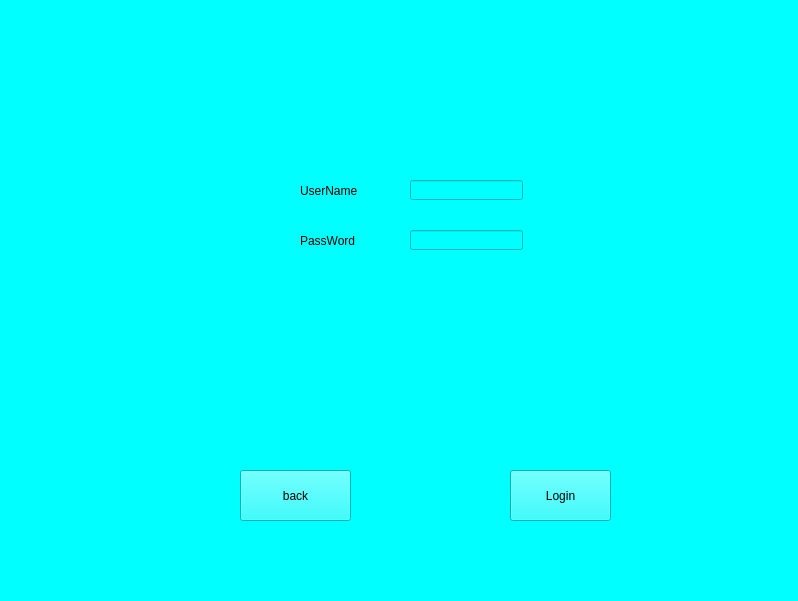
<?xml version="1.0" encoding="UTF-8"?>
<ui version="4.0">
 <class>Login</class>
 <widget class="QMainWindow" name="Login">
  <property name="geometry">
   <rect>
    <x>0</x>
    <y>0</y>
    <width>798</width>
    <height>601</height>
   </rect>
  </property>
  <property name="minimumSize">
   <size>
    <width>500</width>
    <height>400</height>
   </size>
  </property>
  <property name="windowTitle">
   <string>Login</string>
  </property>
  <property name="styleSheet">
   <string notr="true">background-color: rgb(0, 255, 255);</string>
  </property>
  <widget class="QWidget" name="centralwidget">
   <widget class="QPushButton" name="backMain">
    <property name="geometry">
     <rect>
      <x>240</x>
      <y>470</y>
      <width>111</width>
      <height>51</height>
     </rect>
    </property>
    <property name="text">
     <string>back</string>
    </property>
   </widget>
   <widget class="QPushButton" name="btn_login">
    <property name="geometry">
     <rect>
      <x>510</x>
      <y>470</y>
      <width>101</width>
      <height>51</height>
     </rect>
    </property>
    <property name="text">
     <string>Login</string>
    </property>
   </widget>
   <widget class="QLabel" name="label">
    <property name="geometry">
     <rect>
      <x>300</x>
      <y>180</y>
      <width>91</width>
      <height>21</height>
     </rect>
    </property>
    <property name="text">
     <string>UserName</string>
    </property>
   </widget>
   <widget class="QLabel" name="label_2">
    <property name="geometry">
     <rect>
      <x>300</x>
      <y>230</y>
      <width>91</width>
      <height>21</height>
     </rect>
    </property>
    <property name="text">
     <string>PassWord</string>
    </property>
   </widget>
   <widget class="QLineEdit" name="user">
    <property name="geometry">
     <rect>
      <x>410</x>
      <y>180</y>
      <width>113</width>
      <height>20</height>
     </rect>
    </property>
    <property name="text">
     <string/>
    </property>
   </widget>
   <widget class="QLineEdit" name="password">
    <property name="geometry">
     <rect>
      <x>410</x>
      <y>230</y>
      <width>113</width>
      <height>20</height>
     </rect>
    </property>
    <property name="text">
     <string/>
    </property>
    <property name="echoMode">
     <enum>QLineEdit::Password</enum>
    </property>
   </widget>
  </widget>
  <widget class="QMenuBar" name="menubar">
   <property name="geometry">
    <rect>
     <x>0</x>
     <y>0</y>
     <width>798</width>
     <height>21</height>
    </rect>
   </property>
  </widget>
  <widget class="QStatusBar" name="statusbar"/>
 </widget>
 <resources/>
 <connections/>
</ui>
